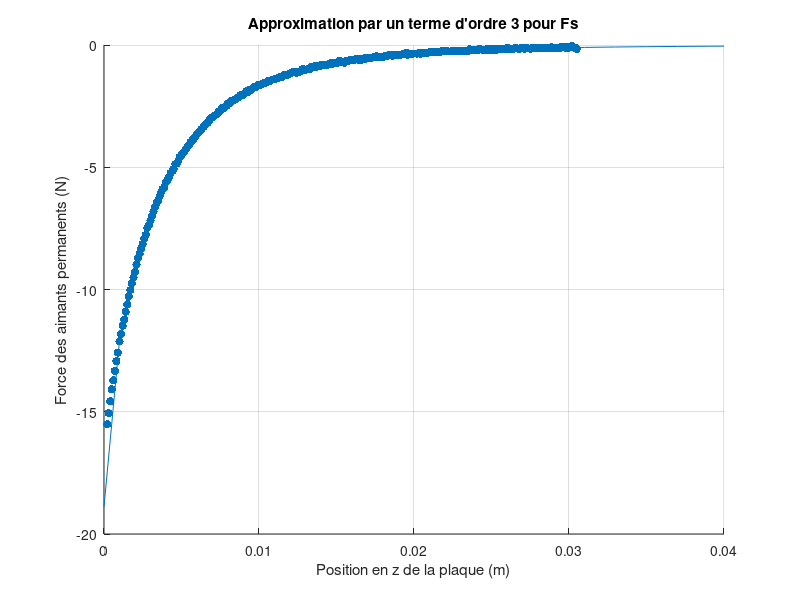

Reproduce this figure in MATLAB.
% Projet S4
% Equipe P5
clc
close all
clear all
load('Fs.mat')

%% Approximation de la force des aimants permanents

% variables
num = -1;
y =[-ones(size(Fs))];
z_pos;
dx = [0:0.001:0.04];

% composition de la matrice p
phi(:,1) = Fs.*ones(size(Fs));
phi(:,2) = Fs.*z_pos;
phi(:,3) = Fs.*z_pos.^2;
phi(:,4) = Fs.*z_pos.^3;

p = [phi(:,1), phi(:,2),phi(:,3), phi(:,4)];


a = pinv(p)*y;
gx = a(1) + a(2)*dx + a(3)*dx.^2 + a(4)*dx.^3; 
gx1 = a(1) + a(2)*z_pos + a(3)*z_pos.^2 + a(4)*z_pos.^3;

% Graphique de l'approximation
figure(1);
scatter(z_pos,Fs,'filled');
hold on;
plot(dx,-1./gx);
title('Approximation par un terme d''ordre 3 pour Fs');
xlabel('Position en z de la plaque (m)');
ylabel('Force des aimants permanents (N)');
grid on;

% RMS, E, R
y = y./Fs;
ym = mean(y);
E = (gx1-y)'*(gx1-y)
RMS = rms(gx1-y)
R = ((gx1-ym)'*(gx1-ym))./((y-ym)'*(y-ym))

% Coefficients
disp('Les coefficients pour Fs')
disp(['as0: ' num2str(a(1)) '  as1: ' num2str(a(2))  '  as3: ' num2str(a(3)) '  as4:' num2str(a(4))])
